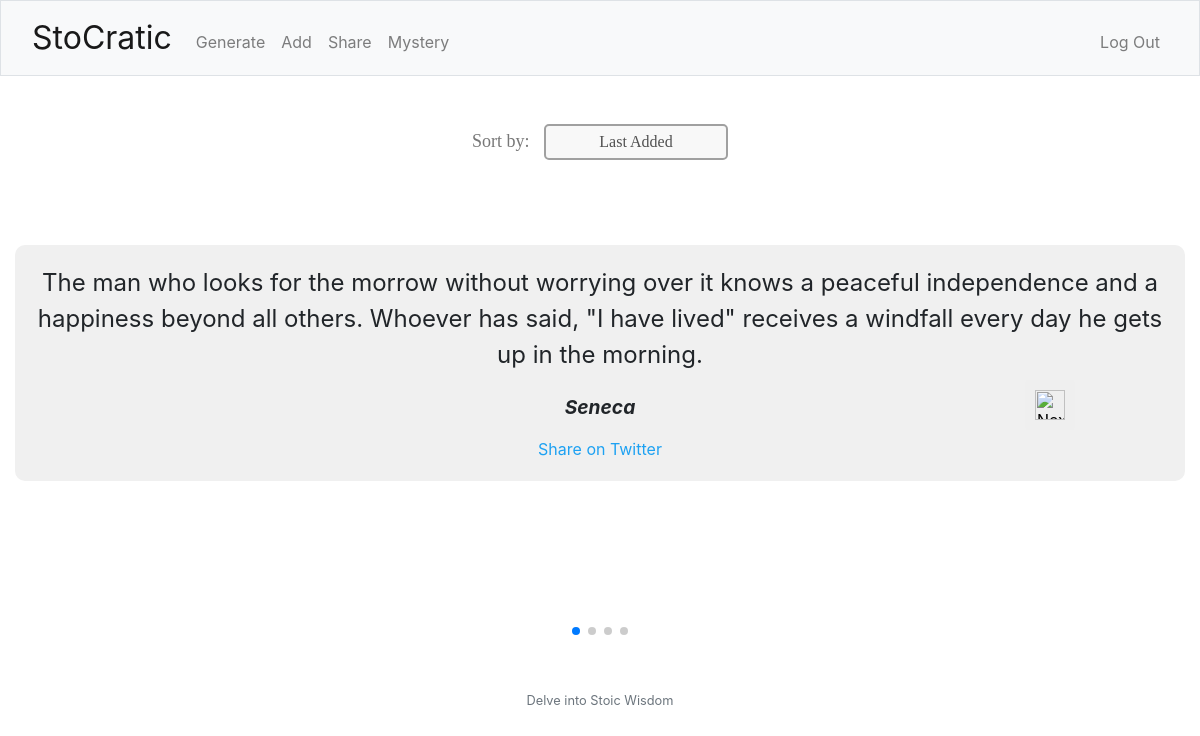
/share (signed in), run on an earlier commit of the app's database.
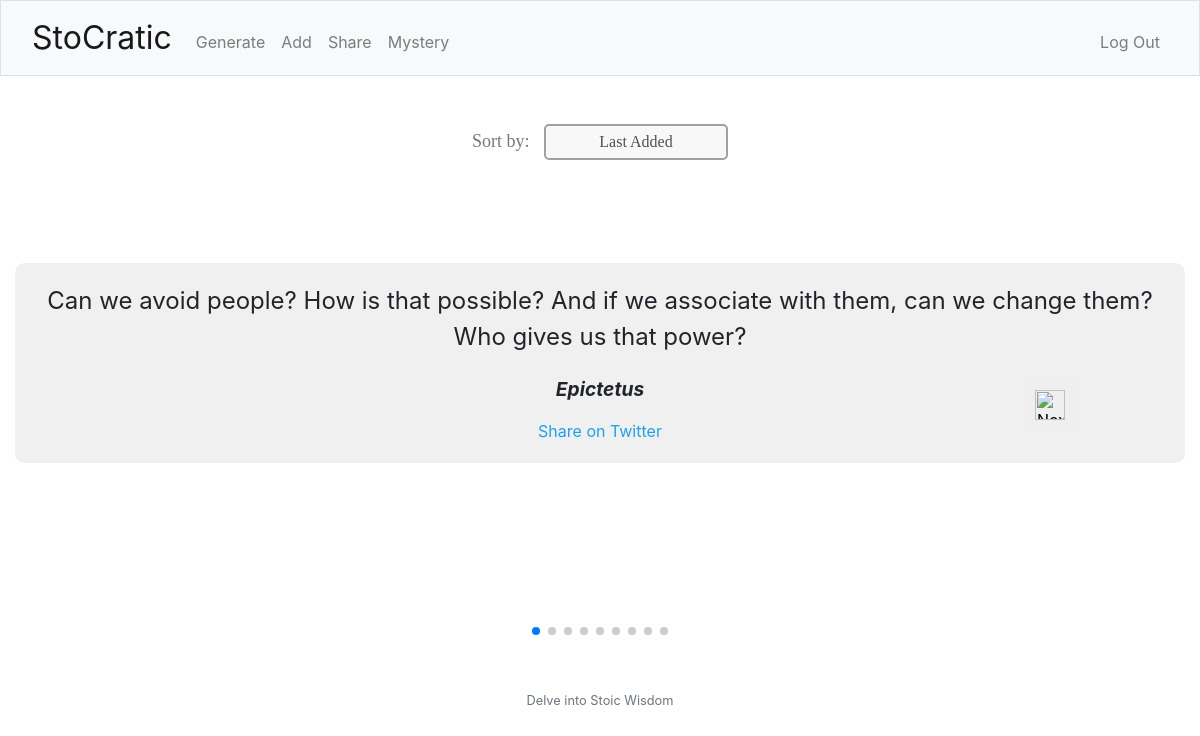
And on a later commit of the database.
### tables this page shows
CREATE TABLE quotes (
            id INTEGER PRIMARY KEY,
            quote_text TEXT NOT NULL,
            author TEXT NOT NULL,
            user_id INTEGER,
            FOREIGN KEY(user_id) REFERENCES users(id)
        );

### app.py (the view)
@app.route('/share')
@login_required
def share():
    sort_method = request.args.get('sort', 'last_added')
    quotes = get_sorted_quotes(sort_method)
    return render_template('share.html', quotes=quotes, current_sort_method=sort_method)

### app.py (called while the page is built)
@app.after_request
def after_request(response):
    response.headers["Cache-Control"] = "no-cache, no-store, must-revalidate"
    response.headers["Expires"] = 0
    response.headers["Pragma"] = "no-cache"
    return response

### helpers.py (called while the page is built)
def login_required(f):
    @wraps(f)
    def decorated_function(*args, **kwargs):
        if session.get("user_id") is None:
            return redirect("/login")
        return f(*args, **kwargs)
    return decorated_function

### templates/share.html (shortened to what this page needs)
<link rel="stylesheet" href="https://unpkg.com/swiper/swiper-bundle.min.css" />
{% extends "layout.html" %}
{% block main %}
    <div class="sort-menu">
        <label for="sort-select" class="sort-label">Sort by:</label>
        <select id="sort-select" onchange="sortFlashcards()">
            <option value="last_added" {% if current_sort_method == 'last_added' %}selected{% endif %}>Last Added</option>
        </select>
    </div>
    <div class="swiper mySwiper">
        <div class="swiper-wrapper">
            {% for quote in quotes %}
            <div class="swiper-slide">
                <div class="flashcard">
                    <div class="quote-content">{{ quote[0] }}</div>
                    <div class="quote-author">{{ quote[1] }}</div>
                    <a href="https://twitter.com/intent/tweet?text={{ (quote[0] + '  - ' + quote[1]) | urlencode }}" target="_blank" class="share-twitter">Share on Twitter</a>
                </div>
            </div>
        {% endfor %}
        </div>
        <div class="swiper-pagination"></div>
    </div>
    <button id="nextButton">
        <img src="/static/right-arrow.png" alt="Next">
    </button>
{% endblock %}

What changed in the data, as far as the page shows it:
no longer on this page (row unchanged): quotes: quote_text "The man who looks for the morrow without worrying over it knows a peaceful independence and a happiness beyond all others. Whoever has said, \"I have lived\" receives a windfall every day he gets up in the morning.", author "Seneca"
added quotes: quote_text "Can we avoid people? How is that possible? And if we associate with them, can we change them? Who gives us that power?", author "Epictetus"
